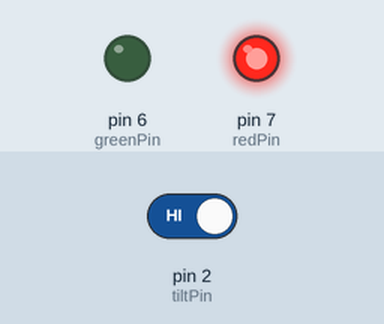
Simulated run of this sketch. Board: Arduino Uno, built with avr-gcc and run on an emulated ATmega328P. On the bench: output pins drawn as LEDs (lit = HIGH). The test bench sets the inputs (shaded band); at power-on: pin 2 (tiltPin) HIGH. What the sketch prints to the serial monitor is not drawn.

Above: at 1.2 s.
1.3 s: pin 2 (tiltPin) driven LOW
At 2.5 s:
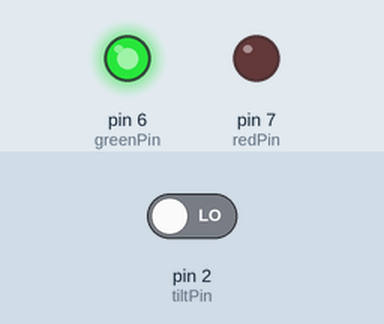
2.8 s: pin 2 (tiltPin) driven HIGH
At 3.8 s:
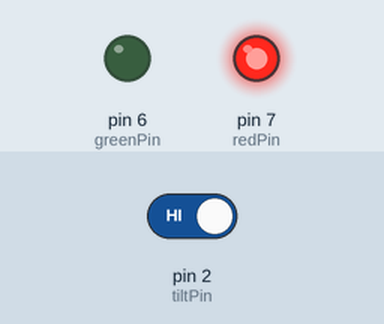
Timing chart, 0 to 5.8 s (numbered marks = the images above; inputs shaded):
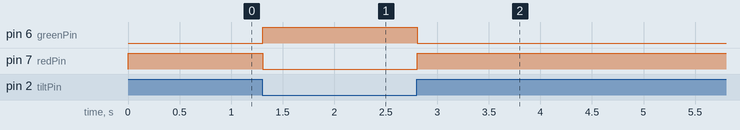

Measured:
- after the input at 1.3 s, pin 6 (greenPin): LOW → HIGH at once; pin 7 (redPin): HIGH → LOW at once
- after the input at 2.8 s, pin 6 (greenPin): HIGH → LOW at once; pin 7 (redPin): LOW → HIGH at once

The sketch:

36-warning-tilt-switch.ino
```cpp
int tiltPin = 2;
int tiltVal;
int redPin = 7;
int greenPin = 6;

void setup() {
  // put your setup code here, to run once:
  Serial.begin(9600);
  pinMode(tiltPin, INPUT);
  pinMode(redPin, OUTPUT);
  pinMode(greenPin, OUTPUT);
  digitalWrite(tiltPin, HIGH);
}

void loop() {
  // put your main code here, to run repeatedly:
  tiltVal = digitalRead(tiltPin);
  Serial.println(tiltVal);

  if (tiltVal == 0) {
    digitalWrite(greenPin, HIGH);
    digitalWrite(redPin, LOW);
  } else if (tiltVal == 1) {
    digitalWrite(redPin, HIGH);
    digitalWrite(greenPin, LOW);
  }
}
```
